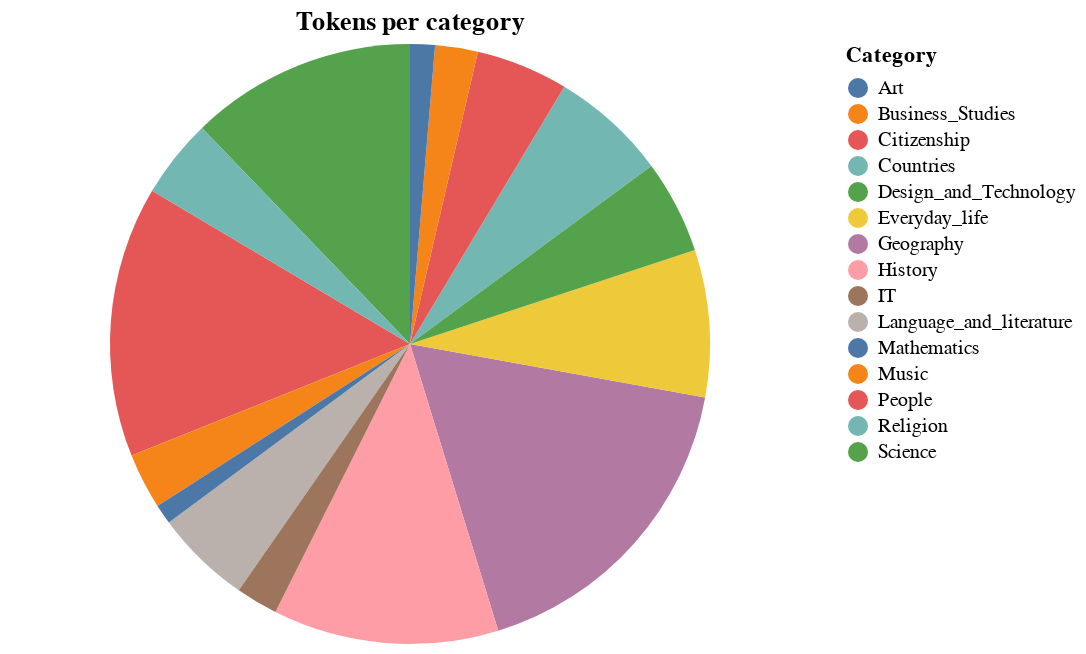
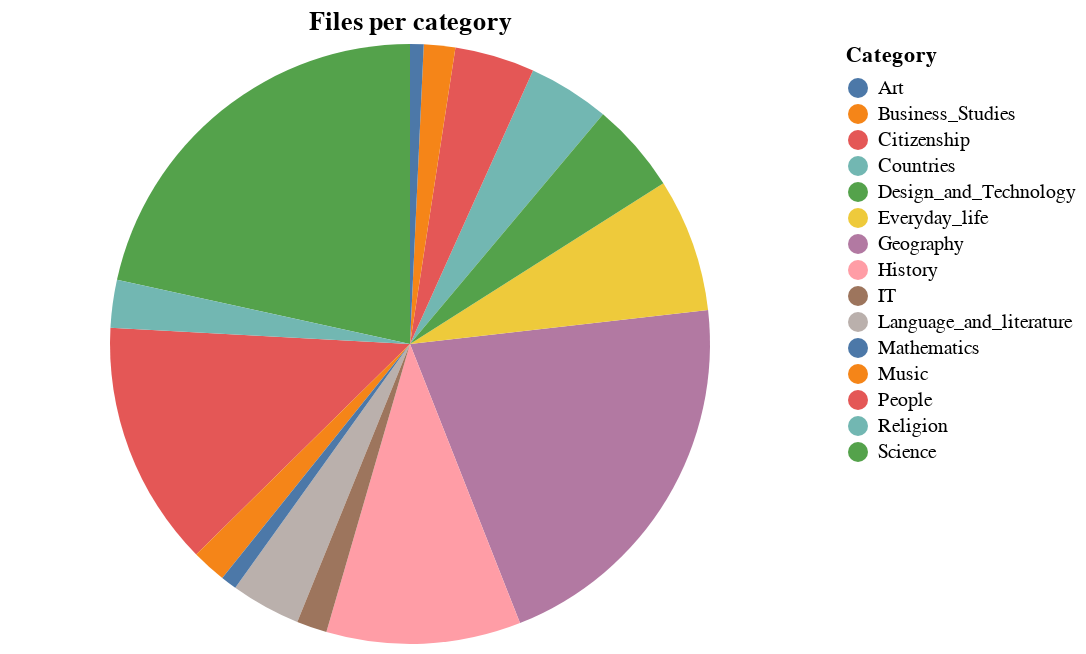

Notebook code cell kept with these figures, in order:
### Code cell
tokens_pie = alt.Chart(cat_stats_df).mark_arc().encode(
    theta=alt.Theta(field="Tokens", type="quantitative"),
    color=alt.Color(field="Category", type="nominal"),
).properties(
    title="Tokens per category"
).display()

files_pie = alt.Chart(cat_stats_df).mark_arc().encode(
    theta=alt.Theta(field="Files", type="quantitative"),
    color=alt.Color(field="Category", type="nominal"),
).properties(
    title="Files per category"
).display()

### Figure 1 — Vega-Lite specification as saved in the notebook (floating-point values rounded to 4 significant figures)
{"config": {"view": {"continuousWidth": 400, "continuousHeight": 300}}, "data": {"name": "data-7831e887db7501bbb58117e0dc0965ad"}, "mark": "arc", "encoding": {"color": {"field": "Category", "type": "nominal"}, "theta": {"field": "Tokens", "type": "quantitative"}}, "title": "Tokens per category", "$schema": "https://vega.github.io/schema/vega-lite/v4.17.0.json", "datasets": {"data-7831e887db7501bbb58117e0dc0965ad": [{"Category": "Geography", "Tokens": 220024, "Files": 1084}, {"Category": "People", "Tokens": 184725, "Files": 689}, {"Category": "Science", "Tokens": 154367, "Files": 1122}, {"Category": "History", "Tokens": 153855, "Files": 545}, {"Category": "Everyday_life", "Tokens": 100361, "Files": 374}, {"Category": "Countries", "Tokens": 79565, "Files": 229}, {"Category": "Language_and_literature", "Tokens": 65750, "Files": 196}, {"Category": "Design_and_Technology", "Tokens": 63841, "Files": 254}, {"Category": "Citizenship", "Tokens": 62802, "Files": 224}, {"Category": "Religion", "Tokens": 54071, "Files": 134}, {"Category": "Music", "Tokens": 38039, "Files": 97}, {"Category": "Business_Studies", "Tokens": 29105, "Files": 88}, {"Category": "IT", "Tokens": 28624, "Files": 85}, {"Category": "Art", "Tokens": 16890, "Files": 38}, {"Category": "Mathematics", "Tokens": 13486, "Files": 45}]}}

### Figure 2 — Vega-Lite specification as saved in the notebook (floating-point values rounded to 4 significant figures)
{"config": {"view": {"continuousWidth": 400, "continuousHeight": 300}}, "data": {"name": "data-7831e887db7501bbb58117e0dc0965ad"}, "mark": "arc", "encoding": {"color": {"field": "Category", "type": "nominal"}, "theta": {"field": "Files", "type": "quantitative"}}, "title": "Files per category", "$schema": "https://vega.github.io/schema/vega-lite/v4.17.0.json", "datasets": {"data-7831e887db7501bbb58117e0dc0965ad": [{"Category": "Geography", "Tokens": 220024, "Files": 1084}, {"Category": "People", "Tokens": 184725, "Files": 689}, {"Category": "Science", "Tokens": 154367, "Files": 1122}, {"Category": "History", "Tokens": 153855, "Files": 545}, {"Category": "Everyday_life", "Tokens": 100361, "Files": 374}, {"Category": "Countries", "Tokens": 79565, "Files": 229}, {"Category": "Language_and_literature", "Tokens": 65750, "Files": 196}, {"Category": "Design_and_Technology", "Tokens": 63841, "Files": 254}, {"Category": "Citizenship", "Tokens": 62802, "Files": 224}, {"Category": "Religion", "Tokens": 54071, "Files": 134}, {"Category": "Music", "Tokens": 38039, "Files": 97}, {"Category": "Business_Studies", "Tokens": 29105, "Files": 88}, {"Category": "IT", "Tokens": 28624, "Files": 85}, {"Category": "Art", "Tokens": 16890, "Files": 38}, {"Category": "Mathematics", "Tokens": 13486, "Files": 45}]}}
